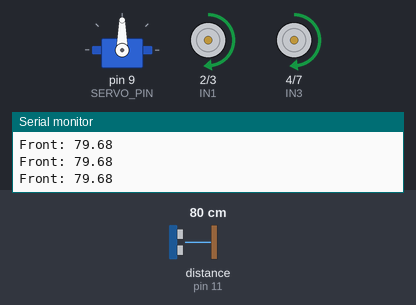
The sketch below on a simulated Arduino Uno, built with avr-gcc and run on an emulated ATmega328P. Parts: servo, motor-driver pin pairs drawn as motors (green arrow = first pin HIGH = forward, orange = second pin HIGH = backward, longer = more drive, scaled by the enable pin), the last lines printed to the serial monitor. Wiring (inferred from the names in the program): ultrasonic range finder: trigger pin 12; echo pin 11. The inputs (shaded band) are chosen by the test bench; at power-on: distance to the obstacle (sensor on pin 11) 80 cm. The echo pulse lasts 58.3 µs per cm.

Above: at 1.7 s.
1.8 s: distance to the obstacle (sensor on pin 11) set to 23 cm
3.3 s: distance to the obstacle (sensor on pin 11) set to 18 cm
At 3.9 s:
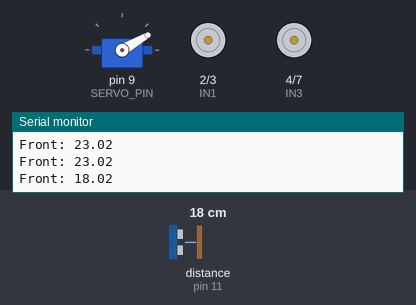
At 4.4 s:
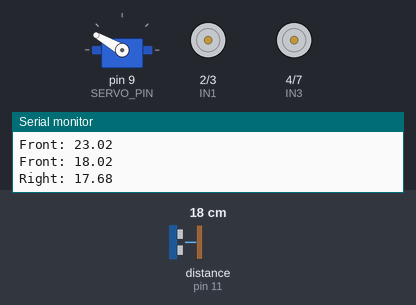
6.3 s: distance to the obstacle (sensor on pin 11) set to 16 cm
9.3 s: distance to the obstacle (sensor on pin 11) set to 2 cm
12.3 s: distance to the obstacle (sensor on pin 11) set to 35 cm
At 12.7 s:
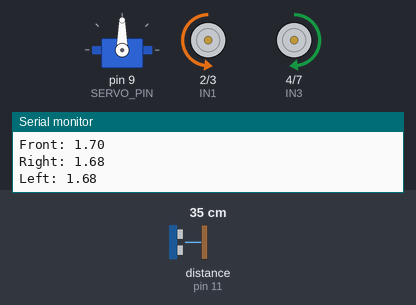
Timing chart, 0 to 15.3 s (numbered marks = the images above; inputs shaded):
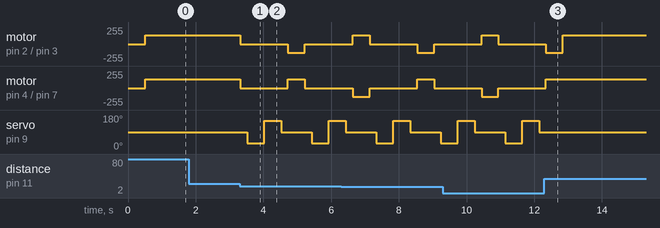

The sketch:

obsatacleavoidance.ino
```cpp
// const int sensorPin = A0;  // DO connected to A0 (analog pin used as digital)
// const int ledPin = 13;     // Built-in LED

// void setup() {
//   pinMode(sensorPin, INPUT);
//   pinMode(ledPin, OUTPUT);
//   Serial.begin(9600);
// }

// void loop() {
//   int state = digitalRead(sensorPin); // Read HIGH or LOW

//   if (state == LOW) {  // LOW usually means "obstacle detected"
//     digitalWrite(ledPin, HIGH);
//     Serial.println("Obstacle Detected!");
//   } else {
//     digitalWrite(ledPin, LOW);
//     Serial.println("Clear");
//   }

//   delay(100);
// }


// #include <Servo.h>

// Servo myServo;  // create a servo object

// void setup() {
//   myServo.attach(9); // attach servo to pin 9
// }

// void loop() {
//   // Move from 0° to 90°
//   myServo.write(0);   // go to 0 degrees
//   delay(4000);        // wait 1 second
//   myServo.write(90);  // go to 90 degrees
//   delay(4000);        // wait 1 second
// }


// HC-SR04 Ultrasonic Sensor with Serial Monitor
// Trig -> A0
// Echo -> 2

// #define TRIG_PIN A0
// #define ECHO_PIN 2

// long duration;
// float distance;

// void setup() {
//   pinMode(TRIG_PIN, OUTPUT);
//   pinMode(ECHO_PIN, INPUT);
//   Serial.begin(9600);
// }

// void loop() {
//   // Send trigger pulse
//   digitalWrite(TRIG_PIN, LOW);
//   delayMicroseconds(2);
//   digitalWrite(TRIG_PIN, HIGH);
//   delayMicroseconds(10);
//   digitalWrite(TRIG_PIN, LOW);

//   // Read echo time
//   duration = pulseIn(ECHO_PIN, HIGH);

//   // Calculate distance in cm
//   distance = duration * 0.0343 / 2;

//   // Print to Serial Monitor
//   Serial.print("Distance: ");
//   Serial.print(distance);
//   Serial.println(" cm");

//   // Object detection threshold
//   if (distance > 0 && distance < 20) { // adjust 20 cm as needed
//     Serial.println("Object detected!");
//   }

//   delay(500);
// }


// #include <Servo.h>

// // Pin definitions
// #define TRIG_PIN A0
// #define ECHO_PIN A1
// #define SERVO_PIN 11

// Servo myServo;
// long duration;
// float distance;

// void setup() {
//   Serial.begin(9600);
//   pinMode(TRIG_PIN, OUTPUT);
//   pinMode(ECHO_PIN, INPUT);
//   myServo.attach(SERVO_PIN);
//   myServo.write(0); // start at 0 degrees
// }

// void loop() {
//   // Send trigger pulse
//   digitalWrite(TRIG_PIN, LOW);
//   delayMicroseconds(2);
//   digitalWrite(TRIG_PIN, HIGH);
//   delayMicroseconds(10);
//   digitalWrite(TRIG_PIN, LOW);

//   // Read echo time
//   duration = pulseIn(ECHO_PIN, HIGH);

//   // Calculate distance (cm)
//   distance = duration * 0.0343 / 2;

//   // Print to Serial Monitor
//   Serial.print("Distance: ");
//   Serial.print(distance);
//   Serial.println(" cm");

//   // If obstacle detected within 20 cm, move servo
//   if (distance > 0 && distance < 20) {
//     Serial.println("Obstacle detected! Moving servo...");
//     myServo.write(90);  // move to 90 degrees
//     delay(1000);
//     myServo.write(0);   // return to 0 degrees
//     delay(1000);
//   }

//   delay(200); // small delay before next reading
// }


// #include <Servo.h>

// // Motor driver pins
// #define ENA 2  // Motor A enable
// #define IN1 3
// #define IN2 4
// #define ENB 5  // Motor B enable
// #define IN3 6
// #define IN4 7

// // Ultrasonic pins
// #define TRIG_PIN A0
// #define ECHO_PIN A1

// // Servo pin
// #define SERVO_PIN 11

// Servo scanServo;
// long duration;
// float distance;

// // --- Motor Control Functions ---
// void forward() {
//   digitalWrite(IN1, HIGH);
//   digitalWrite(IN2, LOW);
//   digitalWrite(IN3, HIGH);
//   digitalWrite(IN4, LOW);
// }

// void backward() {
//   digitalWrite(IN1, LOW);
//   digitalWrite(IN2, HIGH);
//   digitalWrite(IN3, LOW);
//   digitalWrite(IN4, HIGH);
// }

// void left() {
//   digitalWrite(IN1, LOW);
//   digitalWrite(IN2, HIGH);
//   digitalWrite(IN3, HIGH);
//   digitalWrite(IN4, LOW);
// }

// void right() {
//   digitalWrite(IN1, HIGH);
//   digitalWrite(IN2, LOW);
//   digitalWrite(IN3, LOW);
//   digitalWrite(IN4, HIGH);
// }

// void stopCar() {
//   digitalWrite(IN1, LOW);
//   digitalWrite(IN2, LOW);
//   digitalWrite(IN3, LOW);
//   digitalWrite(IN4, LOW);
// }

// // --- Ultrasonic Distance Function ---
// float getDistance() {
//   digitalWrite(TRIG_PIN, LOW);
//   delayMicroseconds(2);
//   digitalWrite(TRIG_PIN, HIGH);
//   delayMicroseconds(10);
//   digitalWrite(TRIG_PIN, LOW);

//   duration = pulseIn(ECHO_PIN, HIGH, 20000); // timeout 20ms
//   return duration * 0.0343 / 2; // cm
// }

// void setup() {
//   Serial.begin(9600);

//   // Motor pins
//   pinMode(ENA, OUTPUT);
//   pinMode(IN1, OUTPUT);
//   pinMode(IN2, OUTPUT);
//   pinMode(ENB, OUTPUT);
//   pinMode(IN3, OUTPUT);
//   pinMode(IN4, OUTPUT);

//   // Enable motors (PWM full speed)
//   analogWrite(ENA, 200); // speed control
//   analogWrite(ENB, 200);

//   // Ultrasonic pins
//   pinMode(TRIG_PIN, OUTPUT);
//   pinMode(ECHO_PIN, INPUT);

//   // Servo setup
//   scanServo.attach(SERVO_PIN);
//   scanServo.write(90); // center
//   delay(500);
// }

// void loop() {
//   float frontDist = getDistance();
//   Serial.print("Front Distance: ");
//   Serial.println(frontDist);

//   if (frontDist > 20 || frontDist == 0) {
//     forward();
//   } else {
//     stopCar();
//     delay(200);

//     // Scan right
//     scanServo.write(0);
//     delay(500);
//     float rightDist = getDistance();
//     Serial.print("Right Distance: ");
//     Serial.println(rightDist);

//     // Scan left
//     scanServo.write(180);
//     delay(500);
//     float leftDist = getDistance();
//     Serial.print("Left Distance: ");
//     Serial.println(leftDist);

//     // Return servo to center
//     scanServo.write(90);
//     delay(200);

//     // Decide direction
//     if (rightDist > leftDist) {
//       right();
//       delay(500);
//     } else {
//       left();
//       delay(500);
//     }
//   }
// }


#include <Servo.h>

// Motor driver pins (L298N)
#define ENA 6    // PWM speed control for left motor
#define IN1 2
#define IN2 3
#define ENB 5    // PWM speed control for right motor
#define IN3 4
#define IN4 7

// Ultrasonic sensor pins
#define TRIG_PIN 12
#define ECHO_PIN 11

// Servo pin
#define SERVO_PIN 9

Servo scanServo;
long duration;
float distance;
int motorSpeed = 130; // Adjust 0–255 for speed

// --- Motor Control Functions ---
void forward() {
  analogWrite(ENA, motorSpeed);
  analogWrite(ENB, motorSpeed);
  digitalWrite(IN1, HIGH);
  digitalWrite(IN2, LOW);
  digitalWrite(IN3, HIGH);
  digitalWrite(IN4, LOW);
}

void backward() {
  analogWrite(ENA, motorSpeed);
  analogWrite(ENB, motorSpeed);
  digitalWrite(IN1, LOW);
  digitalWrite(IN2, HIGH);
  digitalWrite(IN3, LOW);
  digitalWrite(IN4, HIGH);
}

void left() {
  analogWrite(ENA, motorSpeed);
  analogWrite(ENB, motorSpeed);
  digitalWrite(IN1, LOW);
  digitalWrite(IN2, HIGH);
  digitalWrite(IN3, HIGH);
  digitalWrite(IN4, LOW);
}

void right() {
  analogWrite(ENA, motorSpeed);
  analogWrite(ENB, motorSpeed);
  digitalWrite(IN1, HIGH);
  digitalWrite(IN2, LOW);
  digitalWrite(IN3, LOW);
  digitalWrite(IN4, HIGH);
}

void stopCar() {
  analogWrite(ENA, 0);
  analogWrite(ENB, 0);
}

// --- Distance Measurement ---
float getDistance() {
  digitalWrite(TRIG_PIN, LOW);
  delayMicroseconds(2);
  digitalWrite(TRIG_PIN, HIGH);
  delayMicroseconds(10);
  digitalWrite(TRIG_PIN, LOW);

  duration = pulseIn(ECHO_PIN, HIGH, 20000); // timeout after 20 ms
  if (duration == 0) return 999; // No reading → assume far
  return duration * 0.0343 / 2; // cm
}

void setup() {
  Serial.begin(9600);

  // Motor pins
  pinMode(ENA, OUTPUT);
  pinMode(IN1, OUTPUT);
  pinMode(IN2, OUTPUT);
  pinMode(ENB, OUTPUT);
  pinMode(IN3, OUTPUT);
  pinMode(IN4, OUTPUT);

  // Ultrasonic pins
  pinMode(TRIG_PIN, OUTPUT);
  pinMode(ECHO_PIN, INPUT);

  // Servo setup
  scanServo.attach(SERVO_PIN);
  scanServo.write(90); // Center position
  delay(500);
}

void loop() {
  float frontDist = getDistance();
  Serial.print("Front: ");
  Serial.println(frontDist);

  if (frontDist > 20) {
    forward();
  } else {
    stopCar();
    delay(200);

    // Look right
    scanServo.write(30);
    delay(500);
    float rightDist = getDistance();
    Serial.print("Right: ");
    Serial.println(rightDist);

    // Look left
    scanServo.write(150);
    delay(500);
    float leftDist = getDistance();
    Serial.print("Left: ");
    Serial.println(leftDist);

    // Return to center
    scanServo.write(90);
    delay(200);

    // Decide turn
    if (rightDist > leftDist) {
      right();
      delay(500);
    } else {
      left();
      delay(500);
    }
  }
}
```

Measured:
- the behaviour switches between 21 and 20 cm on distance to the obstacle (sensor on pin 11) (found by bisection; images 0 and 1)
- after the input at 3.3 s, motor on pin 2 (IN1) / pin 3 (IN2): forward 130/255 → stopped at once, → backward 130/255 1.4 s later, → stopped 0.50 s later; motor on pin 4 (IN3) / pin 7 (IN4): forward 130/255 → stopped at once, → forward 130/255 1.4 s later, → stopped 0.50 s later
- after the input at 12.3 s, motor on pin 4 (IN3) / pin 7 (IN4): goes on until 12.3 s, then stays forward 130/255; servo on pin 9 (SERVO_PIN): stays 90° (without the input it goes to 30° after 0.75 s)
